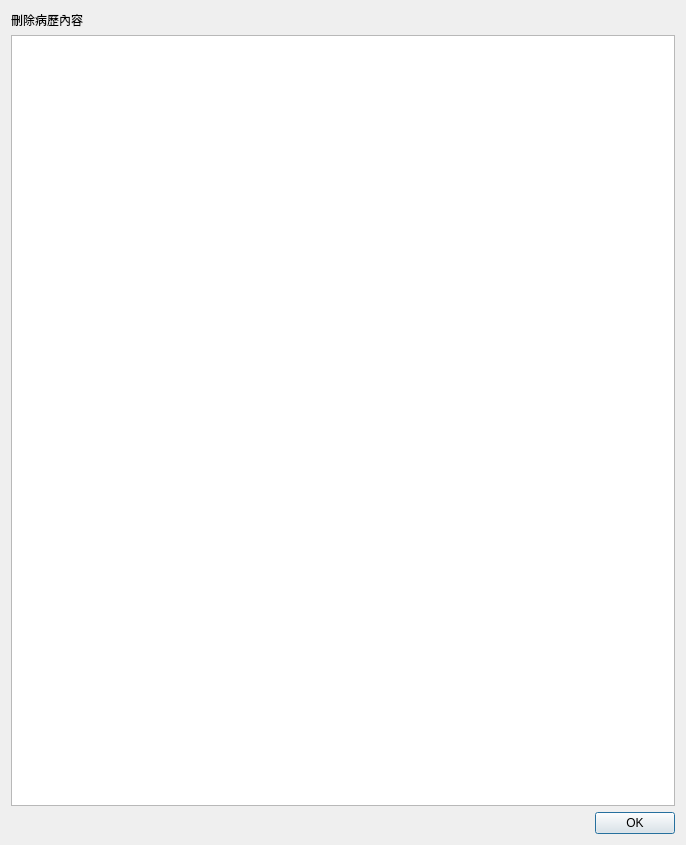
<?xml version="1.0" encoding="UTF-8"?>
<ui version="4.0">
 <class>Dialog_view_medical_record_json</class>
 <widget class="QDialog" name="Dialog_view_medical_record_json">
  <property name="windowModality">
   <enum>Qt::NonModal</enum>
  </property>
  <property name="geometry">
   <rect>
    <x>0</x>
    <y>0</y>
    <width>686</width>
    <height>845</height>
   </rect>
  </property>
  <property name="sizePolicy">
   <sizepolicy hsizetype="Preferred" vsizetype="Preferred">
    <horstretch>0</horstretch>
    <verstretch>0</verstretch>
   </sizepolicy>
  </property>
  <property name="windowTitle">
   <string>刪除病歷內容</string>
  </property>
  <layout class="QVBoxLayout" name="verticalLayout">
   <item>
    <widget class="QLabel" name="label">
     <property name="text">
      <string>刪除病歷內容</string>
     </property>
    </widget>
   </item>
   <item>
    <widget class="QTextEdit" name="textEdit_medical_record"/>
   </item>
   <item>
    <widget class="QDialogButtonBox" name="buttonBox">
     <property name="orientation">
      <enum>Qt::Horizontal</enum>
     </property>
     <property name="standardButtons">
      <set>QDialogButtonBox::Ok</set>
     </property>
     <property name="centerButtons">
      <bool>false</bool>
     </property>
    </widget>
   </item>
  </layout>
 </widget>
 <resources/>
 <connections>
  <connection>
   <sender>buttonBox</sender>
   <signal>accepted()</signal>
   <receiver>Dialog_view_medical_record_json</receiver>
   <slot>accept()</slot>
   <hints>
    <hint type="sourcelabel">
     <x>248</x>
     <y>254</y>
    </hint>
    <hint type="destinationlabel">
     <x>157</x>
     <y>274</y>
    </hint>
   </hints>
  </connection>
  <connection>
   <sender>buttonBox</sender>
   <signal>rejected()</signal>
   <receiver>Dialog_view_medical_record_json</receiver>
   <slot>reject()</slot>
   <hints>
    <hint type="sourcelabel">
     <x>316</x>
     <y>260</y>
    </hint>
    <hint type="destinationlabel">
     <x>286</x>
     <y>274</y>
    </hint>
   </hints>
  </connection>
 </connections>
</ui>
